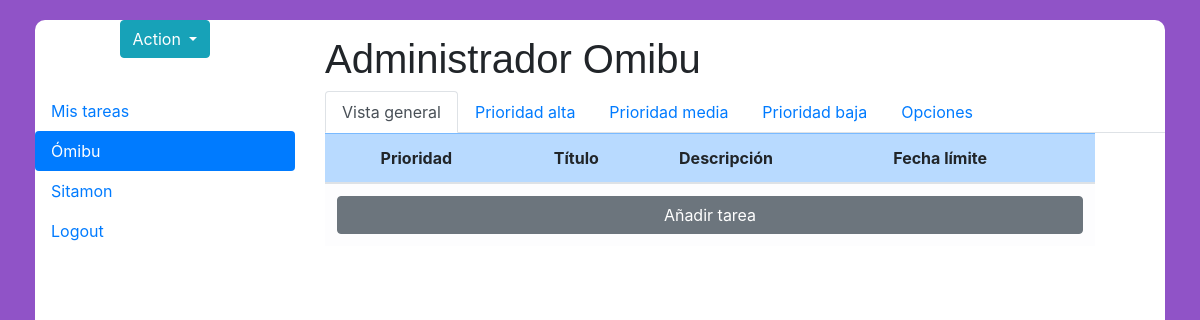
Screenshot of /index.php?client=1 (signed in) with the database file from the repository.
### tables this page shows
CREATE TABLE `trabajadores` (
  `ID_trabajador` bigint(20) UNSIGNED NOT NULL,
  `Nombre` varchar(20) NOT NULL,
  `Apellidos` varchar(50) NOT NULL,
  `Direccion` varchar(70) NOT NULL,
  `Puesto` varchar(40) NOT NULL,
  `Email` varchar(50) NOT NULL,
  `Password` varchar(15) NOT NULL,
  `Telefono` varchar(20) NOT NULL
);

CREATE TABLE `clientes` (
  `ID_cliente` bigint(20) UNSIGNED NOT NULL,
  `Nombre` varchar(50) NOT NULL
);

### index.php (the view, shortened to what this page needs)
<!DOCTYPE HTML>
<html lang="es">
	<head>
		<link rel="stylesheet" type="text/css" href="css/main.css">
		<link rel="stylesheet" href="https://stackpath.bootstrapcdn.com/bootstrap/4.3.1/css/bootstrap.min.css">
		<link rel="stylesheet" href="https://use.fontawesome.com/releases/v5.8.1/css/all.css">
	    <link rel="stylesheet" href="https://cdnjs.cloudflare.com/ajax/libs/font-awesome/4.7.0/css/font-awesome.min.css">
	</head>
	<body>
			<?php
                $db = connectDb();
            ?>
			<?php
				$workerData = mysqli_fetch_array(mysqli_query($db, "SELECT * FROM trabajadores WHERE Email = '$_SESSION[email]'"));
			?>
		<div class="container-fluid">
			<div class="mainBox">
				<div class="row">
						<div class="col-3 addClientBox">
							<button type="button" class="btn btn-info dropdown-toggle" data-toggle="dropdown" aria-haspopup="true" aria-expanded="false">
								Action
							</button>
						</div>
						<div class="col-9 welcomeMessage">
							<?php
								if(isset($_GET['client'])){
									$welcomeMessage = $workerData['Nombre']." ".$workerData['Apellidos'];
								}else{
									$welcomeMessage = "Bienvenido, ".$workerData['Nombre']." ".$workerData['Apellidos'];
								}
								echo "<h1>".$welcomeMessage."</h1>";
							?>
						</div>
				</div>
				<div class="row">
					<div class="col-3">
							<div class="nav flex-column nav-pills" id="v-pills-tab" role="tablist" aria-orientation="vertical">
								<a class="nav-link" href="myTasks/">Mis tareas</a>
								<?php
									$clientsQuery = mysqli_query($db, "SELECT * FROM clientes");
									if($row = mysqli_fetch_array($clientsQuery)){
										do{
											if(isset($_GET['client'])){
												if($_GET['client'] == $row['ID_cliente']){
													echo "<a class='nav-link active' href='index.php?client='$row[ID_cliente]'>".$row['Nombre']."</a>";
												}else{
													echo "<a class='nav-link' href='index.php?client=$row[ID_cliente]'>".$row['Nombre']."</a>";
												}
											}else{
												echo "<a class='nav-link' href='index.php?client=$row[ID_cliente]'>".$row['Nombre']."</a>";
											}
										}while($row = mysqli_fetch_array($clientsQuery));
									}
								?>
								<a class="nav-link" href="login/logout.php">Logout</a>
							</div>
					</div>
					<div class="col-9">
						<?php
							if(isset($_GET['client'])){
								$actualID = $_GET['client'];
						?>
								<div class="tab-content" id="v-pills-tabContent">
									<div class="tab-pane fade show active" id="v-pills-home" role="tabpanel" aria-labelledby="v-pills-home-tab">
										<nav>
											<div class="nav nav-tabs" id="nav-tab" role="tablist">
												<a class="nav-item nav-link active" id="genericView" data-toggle="tab" href="#nav-first" role="tab" aria-controls="genericView" aria-selected="true">Vista general</a>
												<a class="nav-item nav-link" id="highPriority" data-toggle="tab" href="#nav-home" role="tab" aria-controls="nav-home" aria-selected="false">Prioridad alta</a>
												<a class="nav-item nav-link" id="mediumPriority" data-toggle="tab" href="#nav-profile" role="tab" aria-controls="nav-profile" aria-selected="false">Prioridad media</a>
												<a class="nav-item nav-link" id="lowPriority" data-toggle="tab" href="#nav-contact" role="tab" aria-controls="nav-contact" aria-selected="false">Prioridad baja</a>
												<a class="nav-item nav-link" id="options" data-toggle="tab" href="#nav-contact2" role="tab" aria-controls="nav-contact2" aria-selected="false">Opciones</a>
											</div>
										</nav>
										<div class="tab-content" id="nav-tabContent">
												<div class="tab-pane fade show active" id="nav-first" role="tabpanel" aria-labelledby="genericView">
													<table class="table col-11">
														<thead>
															<tr class="table-primary">
																<th scope="col"></th>
																<th scope="col">Prioridad</th>
																<th scope="col">Título</th>
																<th scope="col">Descripción</th>
																<th scope="col">Fecha límite</th>
															</tr>
														</thead>
														<tfoot>
															<tr class="table-light">
																<td colspan="6"><a href="tasks/addTask.php?client=<?php echo $actualID ?>"><button type="button" class="btn btn-secondary" style="width: 100%">Añadir tarea</button></a></td>
															</tr>
														</tfoot>
													</table>
												</div>
										</div>
									</div>
								</div>
						<?php
							}else{
								echo "
									<div class='tab-content' id='v-pills-tabContent'>
										<h5>Seleccione un cliente para comenzar</h5>
									</div>
								";
							}
						?>
					</div>
				</div>
			</div>
		</div>
	</body>
</html>

### css/main.css (style rules this page uses)
h1 { font-family: arial, sans-serif; font-size: 16px; font-weight: bold; padding-top: 15px; margin-bottom: 1px; }
body { background-color: #9053c7 !important; }
.mainBox { margin: 20px !important; background: white !important; height:95vh; border-radius: 10px; }
.addClientBox { text-align: center; }
body { font-family: Poppins-Regular, sans-serif; }

### rows the page displays
trabajadores: welcomeMessage "Administrador Omibu"
clientes: Nombre "Ómibu"
clientes: Nombre "Sitamon"
